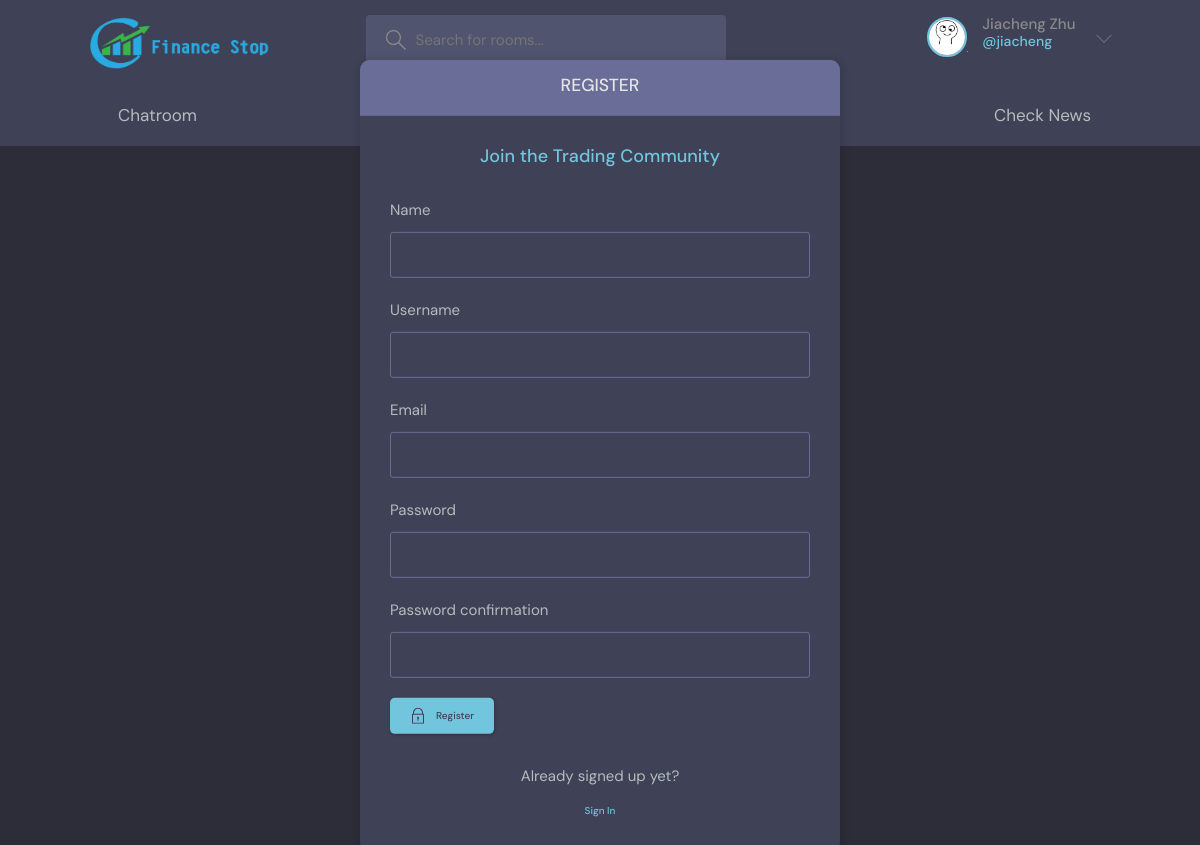
Page /register/ (signed in) on the committed database.
### base/models.py (models this page shows)
class User(AbstractUser):
    pass
    name = models.CharField(max_length=200, null=True)
    email = models.EmailField(unique=True, null=True)
    bio = models.TextField(null=True)
    avatar = models.ImageField(null=True, default="avatar.svg")
    USERNAME_FIELD = 'email'
    REQUIRED_FIELDS = []

### base/views.py (the view, shortened to what this page needs)
# urls.py: path("register/", views.registerPage, name="register"),
def registerPage(request):
    form = MyUserCreationForm()
    return render(request, 'base/login_register.html', {'form': form})

### base/forms.py
class MyUserCreationForm(UserCreationForm):
    class Meta:
        model = User
        fields = ['name', 'username', 'email', 'password1', 'password2']

### base/templates/base/login_register.html (shortened to what this page needs)
{% extends 'main.html' %}
{% block content %}
    <main class="auth layout">
    {% if page == 'login' %}
      <div class="container">
        <div class="layout__box">
          <div class="layout__boxHeader">
            <div class="layout__boxTitle">
              <h3>Login</h3>
            </div>
          </div>
          <div class="layout__body">
            <h2 class="auth__tagline">Join the Trading Community</h2>
            <form class="form" action="" method="POST">
              {%  csrf_token %}
                <div class="form__group form__group">
                <label for="room_name">Email</label>
                <input id="username" name="email" type="text" placeholder="e.g. alice@123.com" />
              </div>
              <div class="form__group">
                <label for="password">Password</label>
                <input
                  id="password"
                  name="password"
                  type="password"
                  placeholder="&bull;&bull;&bull;&bull;&bull;&bull;&bull;&bull;"
                />
              </div>
              <button class="btn btn--main" type="submit">
                <svg
                  version="1.1"
                  xmlns="http://www.w3.org/2000/svg"
                  width="32"
                  height="32"
                  viewBox="0 0 32 32"
                >
                  <title>lock</title>
                  <path
                    d="M27 12h-1v-2c0-5.514-4.486-10-10-10s-10 4.486-10 10v2h-1c-0.553 0-1 0.447-1 1v18c0 0.553 0.447 1 1 1h22c0.553 0 1-0.447 1-1v-18c0-0.553-0.447-1-1-1zM8 10c0-4.411 3.589-8 8-8s8 3.589 8 8v2h-16v-2zM26 30h-20v-16h20v16z"
                  ></path>
                  <path
                    d="M15 21.694v4.306h2v-4.306c0.587-0.348 1-0.961 1-1.694 0-1.105-0.895-2-2-2s-2 0.895-2 2c0 0.732 0.413 1.345 1 1.694z"
                  ></path>
                </svg>
                Login
              </button>
            </form>
            <div class="auth__action">
              <p>Haven't signed up yet?</p>
              <a href="{% url 'register' %}" class="btn btn--link">Sign Up</a>
            </div>
          </div>
        </div>
      </div>
    {% else %}
        <div class="container">
        <div class="layout__box">
          <div class="layout__boxHeader">
            <div class="layout__boxTitle">
              <h3>Register</h3>
            </div>
          </div>
          <div class="layout__body">
            <h2 class="auth__tagline">Join the Trading Community</h2>
            <form class="form" action="" method="POST">
              {% for field in form %}
                <div class="form__group form__group">
                <label for="room_name">{{ field.label }}</label>
                {{ field }}
              </div>
              {% endfor %}
              <button class="btn btn--main" type="submit">
                Register
              </button>
            </form>
            <div class="auth__action">
              <p>Already signed up yet?</p>
              <a href="{% url 'login' %}" class="btn btn--link">Sign In</a>
            </div>
          </div>
        </div>
      </div>
    {% endif %}
    </main>
{% endblock content %}

### templates/navbar.html (shortened to what this page needs)
{% load static %}
    <header class="header header--loggedIn">
      <div class="container">
        <a href="{%  url 'home' %}" class="header__logo">
            <img src="/static/image/logo.png">
        </a>
        <form class="header__search" method = "GET" action="{%  url 'chatroom' %}">
          <label>
            <input name = "q" placeholder="Search for rooms..." />
          </label>
        </form>
        <nav class="header__menu">
          {% if request.user.is_authenticated %}
          <div class="header__user">
            <a href="{% url 'user-profile' request.user.id %}">
              <div class="avatar avatar--medium active">
                <img src="{{ request.user.avatar.url }}" />
              </div>
              <p>{{ request.user.name }} <span>@{{ request.user.username }}</span></p>
            </a>
            <button class="dropdown-button">
              <svg version="1.1" xmlns="http://www.w3.org/2000/svg" width="32" height="32" viewBox="0 0 32 32">
                <title>chevron-down</title>
                <path d="M16 21l-13-13h-3l16 16 16-16h-3l-13 13z"></path>
              </svg>
            </button>
          </div>
          {% else %}
          <a href="{% url 'login' %}">
            <img src="{% static 'image/avatar.svg'%}" />
            <p>Login</p>
          </a>
          {% endif %}
        </nav>
      </div>
    </header>
<!DOCTYPE html>
<html lang="en" >
<head>
    <link rel='stylesheet' href="{% static 'styles/nav.css'%}">
    <link rel="stylesheet" href="{% static 'styles/style.css' %}" >
</head>
<body>
    <div class="navbar">
        <a href="{% url 'chatroom' %}">Chatroom</a>
        <a href="{% url 'stockSearch' %}">Check Stocks</a>
        <a href="{% url 'cryptoSearch' %}">Check Cryptos</a>
        <a href="{% url 'news' %}">Check News</a><br>
    </div><br>
    <br><br>
</body>
</html>

### static/styles/nav.css (style rules this page uses)
.navbar { width: 100%; background-color: #3f4156; overflow: auto; }
.navbar a { float: left; padding: 12px; color: #b2bdbd; text-decoration: none; font-size: 17px; width: 25%; text-align: center; }

### rows in the picture
User: user.avatar (picture), user.name "Jiacheng Zhu", user.username "jiacheng"

### other values in the picture
{{ field.label }} "Name" "Username" "Email" "Password" "Password confirmation"
